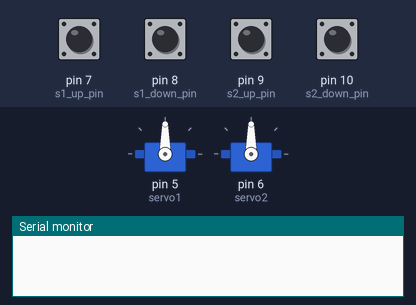
A sketch run on a simulated Arduino Uno, built with avr-gcc and run on an emulated ATmega328P. Shown: 2 × servo, the last lines printed to the serial monitor. The test bench sets the inputs (shaded band); at power-on: pin 7 (s1_up_pin), pin 8 (s1_down_pin), pin 9 (s2_up_pin), pin 10 (s2_down_pin) LOW.

Above: at 1.2 s.
1.3 s: pin 7 (s1_up_pin) pulled HIGH for 1 s
At 2.8 s:
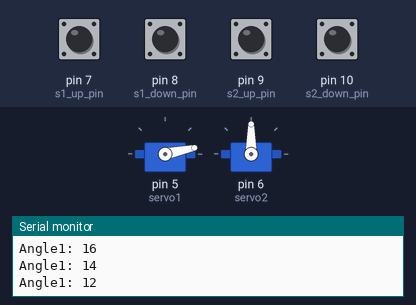
3.8 s: pin 8 (s1_down_pin) pulled HIGH for 0.15 s
At 4.4 s:
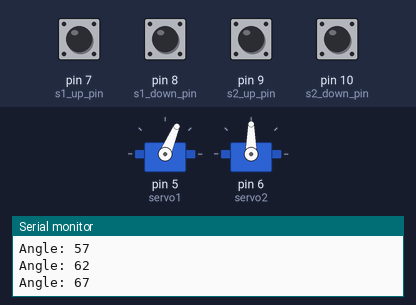
5.4 s: pin 9 (s2_up_pin) pulled HIGH for 0.15 s
At 6.7 s:
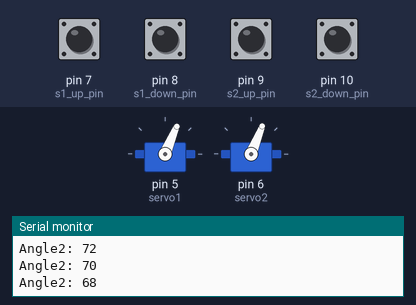
7.0 s: pin 10 (s2_down_pin) pulled HIGH for 0.15 s
At 8.0 s:
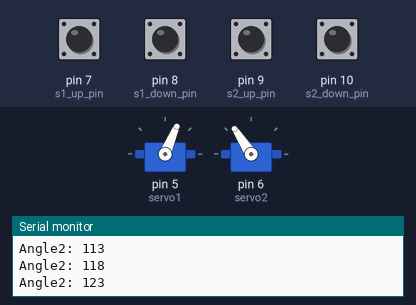
8.6 s: pin 7 (s1_up_pin) pulled HIGH for 0.15 s
At 9.2 s:
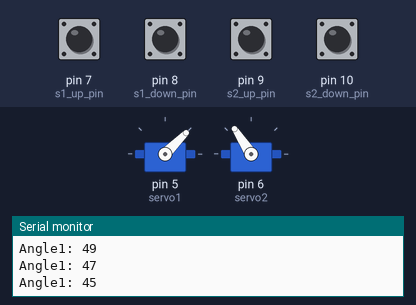
10.2 s: pin 8 (s1_down_pin) pulled HIGH for 1 s
At 11.7 s:
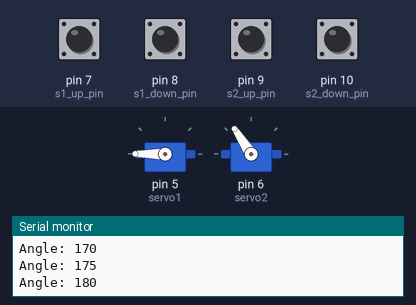
Timing chart, 0 to 13.2 s (numbered marks = the images above; inputs shaded):
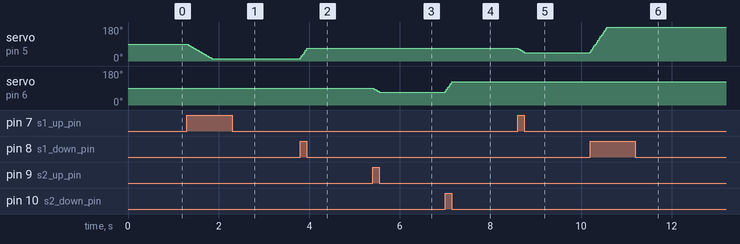

Measured:
- after the input at 1.3 s, servo on pin 5 (servo1): moves from 90° to 12° over 0.54 s, starting at once
- after the input at 3.8 s, servo on pin 5 (servo1): 12° → 67° at once
- after the input at 5.4 s, servo on pin 6 (servo2): 90° → 68° at once
- after the input at 7.0 s, servo on pin 6 (servo2): 68° → 123° at once
- after the input at 8.6 s, servo on pin 5 (servo1): 67° → 45° at once
- after the input at 10.2 s, servo on pin 5 (servo1): moves from 45° to 180° over 0.37 s, starting at once

The sketch:

digital_2servos_2buttons.ino
```cpp
// Testing Digital Servo LF-20MG
#include <Servo.h>
#define INCREASE_STEP 5
#define DECREASE_STEP 2
Servo servo1;
Servo servo2;

int s1_up_pin = 7;
int s1_down_pin = 8;
int s2_up_pin = 9;
int s2_down_pin = 10;
int s1_up_button;
int s1_down_button;
int s2_up_button;
int s2_down_button;
int servo1_val;
int servo2_val;

void setup(){
  Serial.begin(9600);
  pinMode(s1_up_pin, INPUT);
  pinMode(s1_down_pin, INPUT);
  pinMode(s2_up_pin, INPUT);
  pinMode(s2_down_pin, INPUT);
  servo1.attach(5);
  servo2.attach(6);
  //servo1_val = servo1.read();
  servo2_val = servo2.read();
  servo1_val = servo1.read();
}// void setup()

void loop(){
  s1_up_button = digitalRead(s1_up_pin);
  s1_down_button = digitalRead(s1_down_pin);
  s2_up_button = digitalRead(s2_up_pin);
  s2_down_button = digitalRead(s2_down_pin);

  if(s1_up_button == HIGH && servo1_val>10+DECREASE_STEP){
    servo1.write(servo1_val - DECREASE_STEP);
    delay(14);
    servo1_val = servo1.read();
    Serial.println("Angle1: "+String(servo1_val));
  }
  if(s1_down_button == HIGH && servo1_val<=180-INCREASE_STEP){
    servo1.write(servo1_val + INCREASE_STEP);
    delay(14);
    servo1_val = servo1.read();
    Serial.println("Angle: "+String(servo1_val));
  }
  if(s2_up_button == HIGH && servo2_val>10+DECREASE_STEP){
    servo2.write(servo2_val - DECREASE_STEP);
    delay(14);
    servo2_val = servo2.read();
    Serial.println("Angle2: "+String(servo2_val));
  }
  if(s2_down_button == HIGH && servo2_val<=180-INCREASE_STEP){
    servo2.write(servo2_val + INCREASE_STEP);
    delay(14);
    servo2_val = servo2.read();
    Serial.println("Angle2: "+String(servo2_val));
  }
}// void loop()
```
